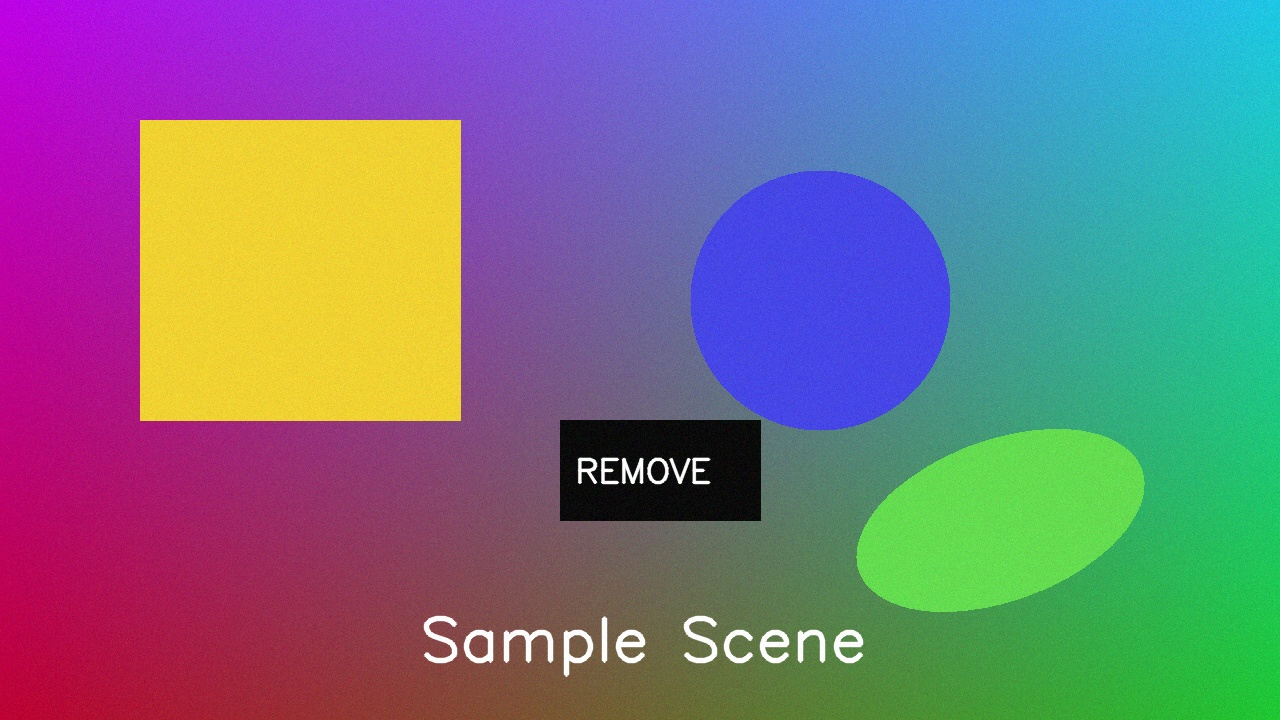
#> input picture samples/input.jpg, 1280 x 720 px
$ python remove_own_watermark.py --input ../samples/input.jpg --mask ../samples/input.jpg --output out.png
#> lines starting #> are read from the running program, lines starting #| are printed output that depends on the picture; after the words box and inside, x2 and y2 are one past the last pixel; in counts of white or black regions, pixels touching at a corner belong together
### src/common.py
from pathlib import Path

import cv2
import numpy as np


def read_color(path: str) -> np.ndarray:
#> called with path = '../samples/input.jpg'
    image = cv2.imread(path, cv2.IMREAD_COLOR)
#> image is the input picture: shape (720, 1280, 3); mean B, G, R 130.5, 115.3, 118.3
    if image is None:
        raise FileNotFoundError(f"Could not open image: {path}")
    return image


def read_mask(path: str) -> np.ndarray:
#> called with path = '../samples/input.jpg'
    mask = cv2.imread(path, cv2.IMREAD_GRAYSCALE)
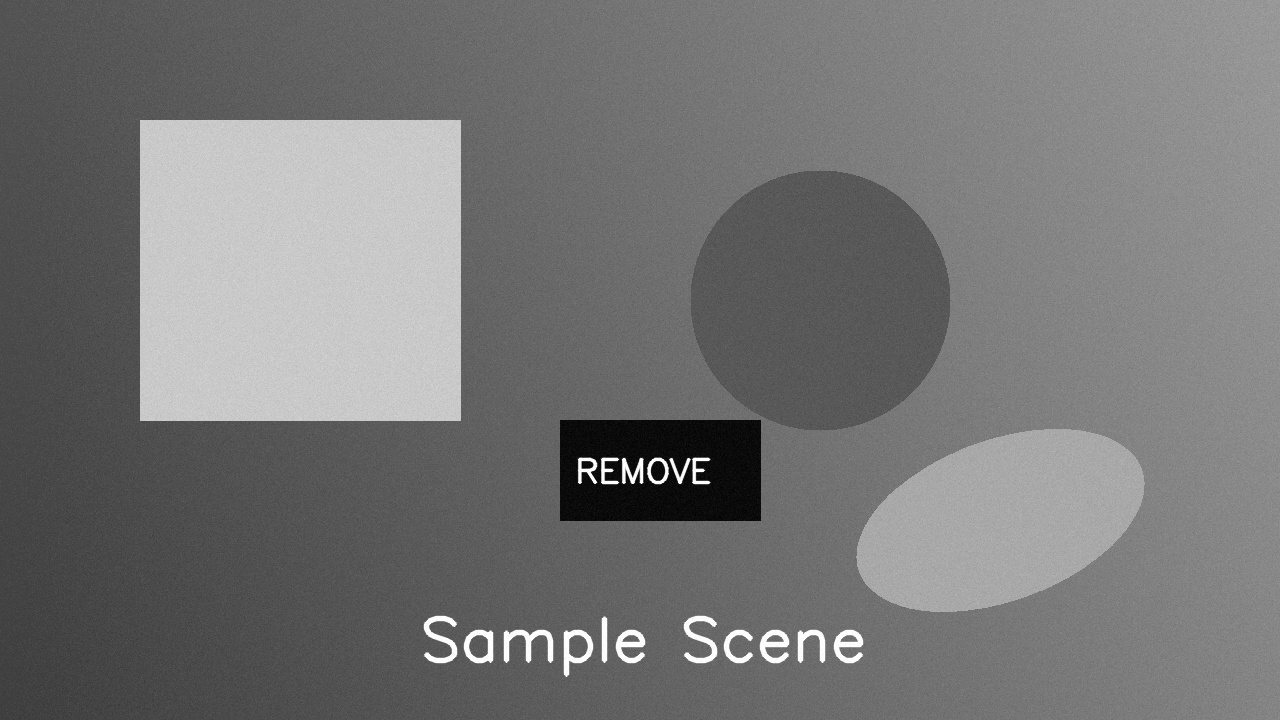
#> mask: shape (720, 1280); min 0, max 255, mean 117.9
    if mask is None:
        raise FileNotFoundError(f"Could not open mask: {path}")
    _, mask = cv2.threshold(mask, 127, 255, cv2.THRESH_BINARY)
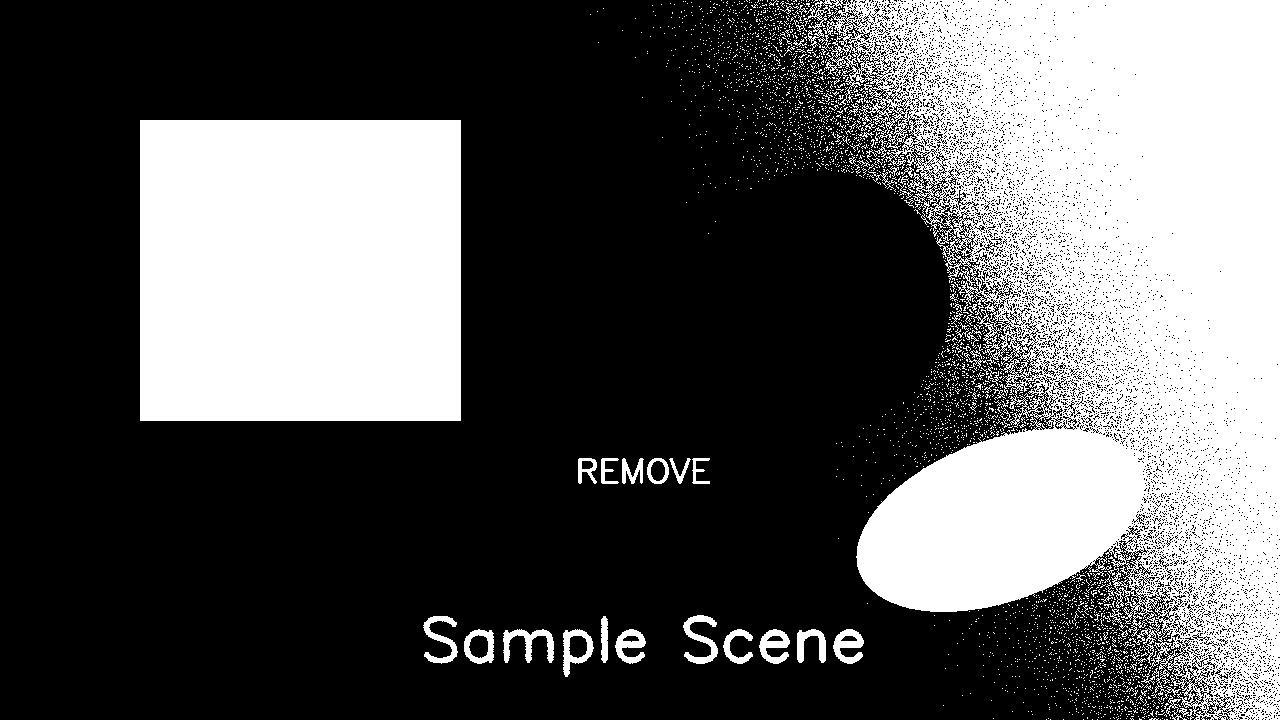
#> mask: shape (720, 1280); 35% white; 3085 white regions (3033 under 20 px), largest, box (x1, y1, x2, y2) and area: (803, 0, 1280, 720) 209774, (140, 120, 461, 421) 96621, (503, 629, 554, 663) 747
    return mask


def ensure_parent(path: str) -> None:
    Path(path).parent.mkdir(parents=True, exist_ok=True)

### src/remove_own_watermark.py
import argparse

import cv2

from common import ensure_parent, read_color, read_mask


def main() -> None:
    parser = argparse.ArgumentParser(description="Remove your own watermark using saved mask")
    parser.add_argument("--input", required=True)
    parser.add_argument("--mask", required=True)
    parser.add_argument("--output", required=True)
    parser.add_argument("--radius", type=int, default=5, help="Inpaint radius")
    args = parser.parse_args()

    image = read_color(args.input)
    mask = read_mask(args.mask)

    if image.shape[:2] != mask.shape[:2]:
        raise ValueError("Mask size must match image size")

    cleaned = cv2.inpaint(image, mask, args.radius, cv2.INPAINT_TELEA)
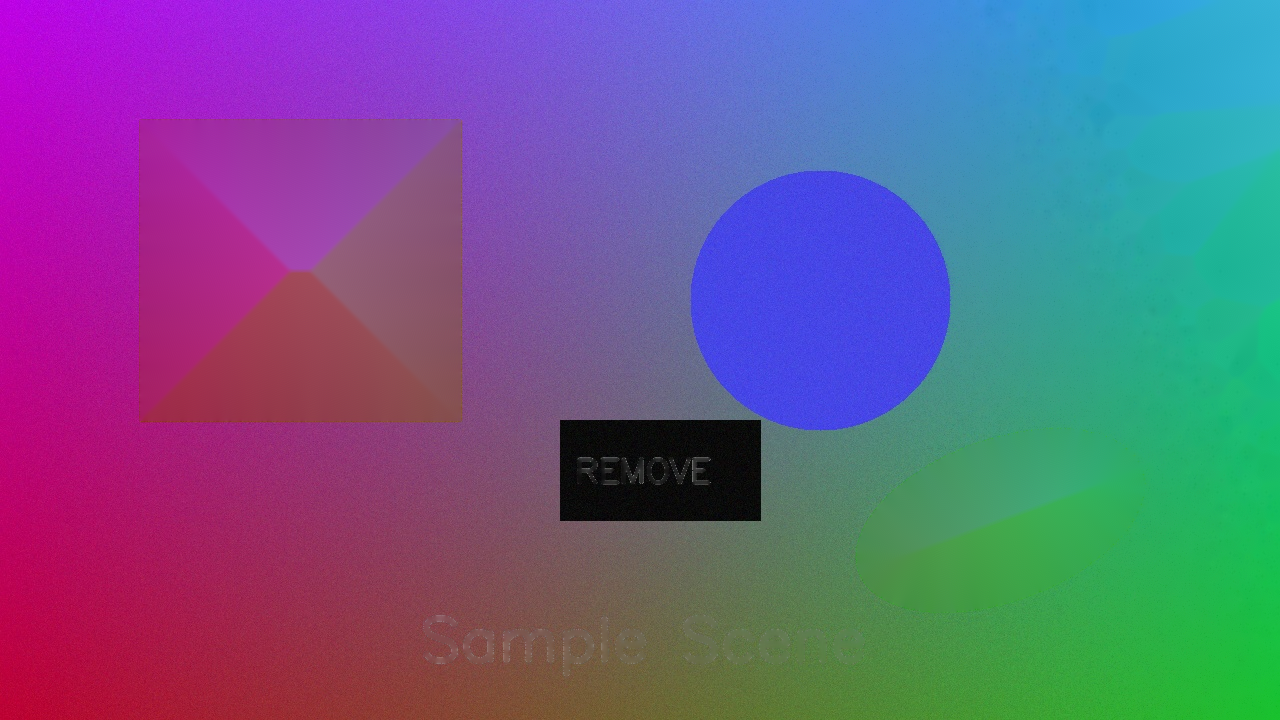
#> cleaned: shape (720, 1280, 3); mean B, G, R 135.8, 94.4, 105.8

    ensure_parent(args.output)
    cv2.imwrite(args.output, cleaned)
    print(f"Saved cleaned image: {args.output}")


if __name__ == "__main__":
    main()
